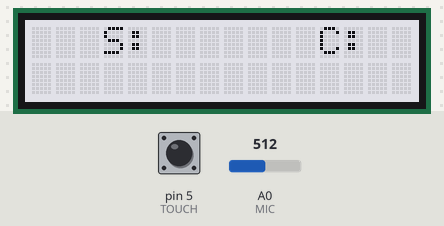
The sketch below on a simulated Arduino Uno, built with avr-gcc and run on an emulated ATmega328P. Parts: 16×2 character LCD. Inputs (shaded band) come from the test bench; at power-on: pin 5 (TOUCH) LOW, A0 (MIC) = 512. Random numbers use the default seed unless the sketch sets one.

Above: at 1.3 s.
1.4 s: pin 5 (TOUCH) pulled HIGH for 0.15 s
At 1.9 s:
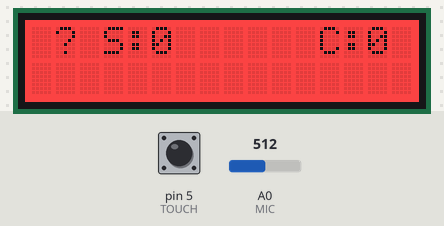
Timing chart, 0 to 4.4 s (numbered marks = the images above; inputs shaded):
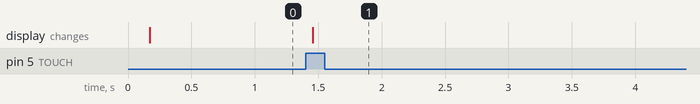

Measured:
- after the input at 1.4 s, the display: changes after 0.06 s (image 1)

The sketch:

foogamezy.ino
```cpp
#include <Wire.h>
#include <time.h>
#include <string.h>
#include <stdlib.h>
#include "rgb_lcd.h"

#define MIC A0
#define BUT 2
#define TOUCH 5

//global variables
rgb_lcd lcd;
int leng = 0;
char *in;

struct beatInput{
  long sum;
  long average;
  int *average_list;
  int count;
  unsigned long currentMillis;
};
typedef struct beatInput beatInput;

// Note struct, node of a linked list that also points to nearby beats
struct note {
  struct note *next;
  struct note *left_nearby;
  struct note *right_nearby;
  char shape;

};
typedef struct note note;

// This is a linked list struct
struct rhythm {
  note *head;
  int size;
};
typedef struct rhythm rhythm;

// Song struct, holds rhythms and bpm
struct song {
  struct rhythm **rhythms;
  int num_rhythms;
  int bpm;
};
typedef struct song song;

// Game struct, holds most everything needed fgame logic
struct game {
  int score;
  int combo;
  int hits;
  int offtime;
  int misses;
  beatInput *input;
  song *songs;
  note **output;
};
typedef struct game game;

beatInput *createInput(){
  beatInput *newIn = (beatInput*)malloc(sizeof(beatInput));
  newIn->sum = 0;
  newIn->average = 0;
  newIn->average_list = (int*)calloc(20, sizeof(int));
  newIn->count = 0;
  newIn->currentMillis = millis();
  return newIn;
}

note *createNote() {

  note *head;
  if ((head = (note *)malloc(sizeof(note))) == NULL)
    exit(0);
  head->next = NULL;
  head->left_nearby = NULL;
  head->right_nearby = NULL;
  head->shape = 20;
  return head;
}

note *makeBeat(note *beat) {
  beat->left_nearby = beat;
  beat->right_nearby = beat;
  beat->shape = 220;
  return beat;
}


rhythm *createEmptyRhythm(int size) {
  int i;
  rhythm *new_rhythm;
  note *head, *temp;
  new_rhythm = (rhythm*)malloc(sizeof(rhythm));
  new_rhythm->size = size;
  head = createNote();
  temp = head;
  for (i = 1; i < size; i++) {
    temp->next = createNote();
    temp = temp->next;
  }
  new_rhythm->head = head;
  temp->next = head;
  return new_rhythm;
}

rhythm *alternatingRhythm(rhythm *emptyRhythm) {
  int i = 0, size = emptyRhythm->size;
  note *last, *head = emptyRhythm->head;
  last = head;
  for (i = 0; i < size; i++) {
    if (i%2) {
      head->left_nearby = last;
      head->right_nearby = head->next;
    }
    else {
      head = makeBeat(head);
      last = head;
    }
    head = head->next;
  }
  head = head->next;
  return emptyRhythm;
}


// n, m, o
rhythm *fromBeatmap(rhythm *emptyRhythm, char *input, int size) {
  int i = 0, len = leng;
  note *last, *head;
  last = head = emptyRhythm->head;
  for (i = 0; i < len; i++) {
    if (input[i] == 'n'){
      makeBeat(head);
     //head->next->left_nearby = head;
      //last->right_nearby = head;
      //last = head;
      head = head->next;
    }
    else {
      head = head->next;
    }
  }
  return emptyRhythm;
}
rhythm *randomRhythm(rhythm *emptyRhythm) {
  int i, size;
  note *last, *head;
  size = emptyRhythm->size;
  head = last = emptyRhythm->head;

  srand(time(NULL));
  for (i = 0; i < size; i++) {
    if (rand()%2) {

    }
  }
  return emptyRhythm;
}

song *createSong(int rhythms, int bpm) {
  song *new_song;
  new_song = (song*)malloc(sizeof(song));
  new_song->rhythms = (rhythm**)malloc((sizeof(rhythm*)*rhythms));
  new_song->rhythms[0] = fromBeatmap(createEmptyRhythm(leng), in, leng);
  new_song->num_rhythms = 1;
  new_song->bpm = bpm;
  return new_song;
}

game *createGame(int rhythms, int bpm) {
  int i;
  game *new_game = (game*)malloc(sizeof(game));
  new_game->songs = createSong(1, bpm);
  new_game->output = (note**)malloc(sizeof(note*)*leng);
    for (i = 0; i < 16; i++)
      new_game->output[i] = createNote();
  new_game->input = createInput();
  new_game->score = 0;
  new_game->combo = 0;
  new_game->hits = 0;
  new_game->offtime = 0;
  new_game->misses = 0;
  return new_game;
}

void startCycle(game *current_game){
  int i, k;
  i = 15;
  note *head = current_game->songs->rhythms[0]->head;
  lcd.setCursor(0,0);
  current_game->output[i] = head;
  for (k = 15; k >= 0; k--) {
    for (i = k; i < 15; i++) {
      current_game->output[i] = current_game->output[i+1];
    }
    current_game->output[i] = current_game->output[i]->next;
    drawOutput(current_game);
    hit( current_game, 1, current_game->songs->bpm);
  }
}

void cycleRhythm(game *current_game, int cycles) {
  int i = 15;
  note *head = current_game->songs->rhythms[0]->head;
  current_game->output[i] = head;
  while(cycles){
    for (i = 0; i < 15; i++) {
      current_game->output[i] = current_game->output[i+1];
    }
    current_game->output[i] = head->next;
    head = head->next;
    drawOutput(current_game);
    hit( current_game, 1, current_game->songs->bpm);
    cycles--;
  }
}

void drawOutput(game* current_game) {
  int i;
  lcd.setCursor(1,0);
  lcd.print('v');
  lcd.setCursor(5, 0);
  lcd.print(current_game->score);
  lcd.setCursor(14, 0);
  lcd.print(current_game->combo);
  lcd.print("  ");
  for (i = 15; i >= 0; i--) {
    lcd.setCursor(i, 1);
    lcd.print((current_game->output[i] == NULL) ? ' ' : current_game->output[i]->shape);
  }
  lcd.setRGB(220, 220, 230);
}

void hit(game *current_game, int index, int span) {
  int pressed = 0, i;
  unsigned long int current_millis;
  beatInput *in = current_game->input;

  current_millis = millis();
  while(millis() - current_millis < span) {
    in->sum = 0;
    for (i = 0; i < 32; i++)
      in->sum += analogRead(MIC);
    in->sum >>= 5;
    in->average = in->average - in->average_list[in->count %3]/3 + in->sum/3;
    in->average_list[in->count%3] = in->sum;
    in->count += 1;
    if (!pressed && in->count > 3 && in->sum > 500) {
      pressed = 1;
      lcd.setCursor(index, 0);
      if (current_game->output[index]->right_nearby == current_game->output[index]) {
        current_game->combo++;
        lcd.setRGB(20, 255, 60);
        current_game->score += (current_game->combo) ? 3*current_game->combo : 3;
      }
      else {
        current_game->combo = 0;
        lcd.setRGB(255, 10, 10);
        lcd.print('?');
      }
    }
  }
}

void printNote(note *printer) {
  lcd.setCursor(0,0);
  lcd.print(printer->shape);
}

char *listening() {
  long average = 0;
  int cnt = 0;
  int avg[20];
  boolean listening = 1;
  unsigned long currentMillis = 1;
  unsigned long* times = (unsigned long*)(malloc(sizeof(unsigned long)*200));
  char* beatmap = (char*)(malloc(sizeof(char)*200));
  int curr = 0;
  int step;
  leng = 0;
  listening = 1;

  for (int i = 0; i<20; i++)
  {
    avg[i] = 0;
  }
  step = 350;

  while(1){
  if ((digitalRead(TOUCH) && listening))
  {
    listening = 0;
    //delay(1000);
  }
  long sum = 0;
  for(int i=0; i<32; i++)
  {
    sum += analogRead(MIC);
  }
  sum >>= 5;

  average = average-avg[cnt %20]/20 + sum/20;
  avg[cnt % 20] = sum;
  cnt = cnt + 1;
  if(cnt > 20 && listening)
  {
    if(sum > 750)
    {
      if(currentMillis != 0) {
        times[curr] = millis()-currentMillis;
        currentMillis = millis();
        curr = curr + 1;
      }
      else {
        currentMillis = millis();
      }
    }
    }
    else if(cnt >20) {
    //Start decoding this nonsense
    int maxtimes = curr;
    curr = 0;
    for(curr = 0; curr < maxtimes; curr++) {
      while(times[curr] > 1.5*step) {
        strcat(beatmap,"m");
        leng = leng+1;
        times[curr] = times[curr] - step;
      }
      if(.5*step <= times[curr] && times[curr]<= 1.5*step) {
        leng = leng+2;
        strcat(beatmap,"on");
      }
      else if(0 <= times[curr] && times[curr] < .5*step) {
        leng = leng+1;
        strcat(beatmap,"n");
      }
    }
    free(times);
    return beatmap;

    }
  }
}

void nextNote(game *current_game) {

}

void setup() {
  pinMode(BUT, INPUT);
  lcd.begin(16, 2);
  lcd.setCursor(3, 0);
  lcd.print("S: ");
  lcd.setCursor(12,0);
  lcd.print("C: ");
  delay(100);
  lcd.setRGB(220, 220, 230);


}

void loop() {
  in = listening();
  game *test = createGame(1, 350);
  lcd.setCursor(0,0);
  startCycle(test);
  cycleRhythm(test, 100);
  exit(1);
}
```
